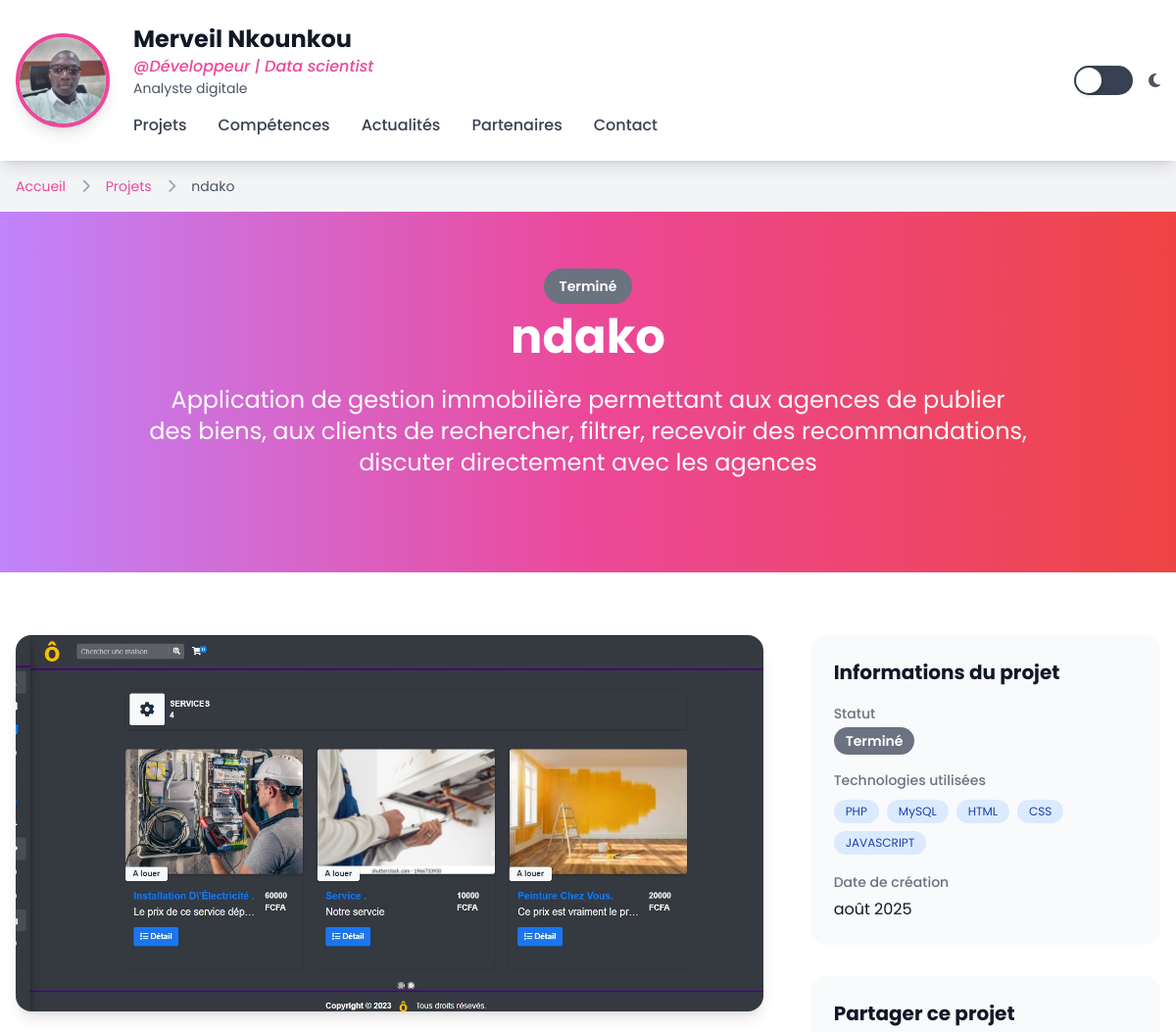
Before: /projet/ndako/ (upper part) with the older database file.
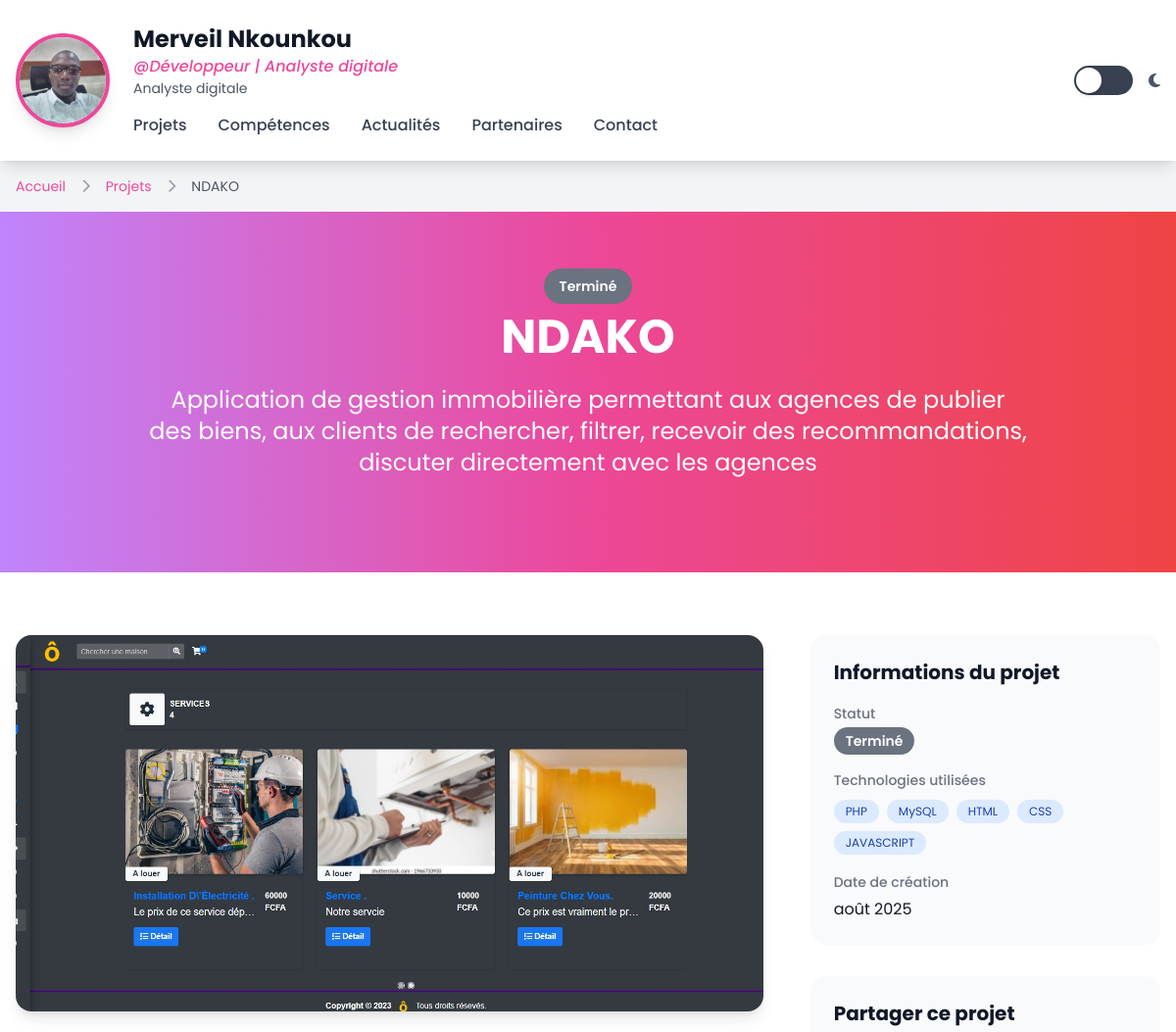
After: the same page with the newer database file.
### portfolio/models.py (models this page shows, shortened)
class Profile(models.Model):
    nom = models.CharField(max_length=100, verbose_name="Nom")
    prenom = models.CharField(max_length=100, verbose_name="Prénom")
    pseudo = models.CharField(max_length=50, unique=True, verbose_name="Pseudo")
    titre_professionnel = models.CharField(max_length=200, verbose_name="Titre professionnel")
    bio = models.TextField(verbose_name="Biographie")
    photo_profil = models.ImageField(
        upload_to='profile/',
        verbose_name="Photo de profil",
        help_text="Recommandé : 400x400px"
    )
    created_at = models.DateTimeField(auto_now_add=True)
    updated_at = models.DateTimeField(auto_now=True)
    class Meta:
        verbose_name = "Profil"
        verbose_name_plural = "Profils"
    @property
    def nom_complet(self):
        return f"{self.prenom} {self.nom}"

class Project(models.Model):
    STATUS_CHOICES = [
        ('en_cours', 'En cours'),
        ('lance', 'Lancé'),
        ('beta', 'Beta'),
        ('termine', 'Terminé'),
        ('pause', 'En pause'),
    ]
    STATUS_COLORS = {
        'en_cours': 'bg-orange-500',
        'lance': 'bg-green-500',
        'beta': 'bg-blue-500',
        'termine': 'bg-gray-500',
        'pause': 'bg-red-500',
    }
    titre = models.CharField(max_length=200, verbose_name="Titre du projet")
    description_courte = models.TextField(
        max_length=300,
        verbose_name="Description courte",
        help_text="Résumé en 300 caractères max"
    )
    description_detaillee = models.TextField(
        verbose_name="Description détaillée",
        help_text="Description complète pour la page détail"
    )
    image = models.ImageField(
        upload_to='projects/',
        verbose_name="Image du projet",
        help_text="Recommandé : 800x600px"
    )
    statut = models.CharField(
        max_length=20,
        choices=STATUS_CHOICES,
        default='en_cours',
        verbose_name="Statut"
    )
    technologies = models.JSONField(
        default=list,
        verbose_name="Technologies utilisées",
        help_text="Ex: [\"React\", \"Django\", \"PostgreSQL\"]"
    )
    slug = models.SlugField(unique=True, blank=True)
    ordre_affichage = models.IntegerField(default=0, verbose_name="Ordre d'affichage")
    featured = models.BooleanField(default=False, verbose_name="Projet mis en avant")
    url_demo = models.URLField(blank=True, null=True, verbose_name="URL de démo")
    url_github = models.URLField(blank=True, null=True, verbose_name="URL GitHub")
    created_at = models.DateTimeField(auto_now_add=True)
    updated_at = models.DateTimeField(auto_now=True)
    class Meta:
        verbose_name = "Projet"
        verbose_name_plural = "Projets"
        ordering = ['ordre_affichage', '-created_at']
    @property
    def status_color(self):
        return self.STATUS_COLORS.get(self.statut, 'bg-gray-500')
    def get_absolute_url(self):
        from django.urls import reverse
        return reverse('portfolio:projet_detail', kwargs={'slug': self.slug})

### portfolio/views.py (the view)
# urls.py: path('projet/<slug:slug>/', views.projet_detail, name='projet_detail'),
def projet_detail(request, slug):
    projet = get_object_or_404(Project, slug=slug)
    projets_similaires = Project.objects.filter(
        featured=True
    ).exclude(id=projet.id).order_by('ordre_affichage')[:3]
    context = {
        'projet': projet,
        'projets_similaires': projets_similaires,
        'profile': Profile.objects.first(),
    }
    return render(request, 'portfolio/projet_detail.html', context)

### templates/portfolio/projet_detail.html (shortened to what this page needs)
{% extends 'base.html' %}
{% load static %}
{% block content %}
    <nav class="bg-gray-100 dark:bg-gray-800 py-4">
        <div class="max-w-7xl mx-auto px-4">
            <ol class="flex items-center space-x-2 text-sm">
                <li><a href="{% url 'portfolio:index' %}" class="text-pink-500 hover:text-pink-700">Accueil</a></li>
                <li><i class="fas fa-chevron-right text-gray-400 mx-2"></i></li>
                <li><a href="{% url 'portfolio:index' %}#projets" class="text-pink-500 hover:text-pink-700">Projets</a></li>
                <li><i class="fas fa-chevron-right text-gray-400 mx-2"></i></li>
                <li class="text-gray-600 dark:text-gray-300">{{ projet.titre }}</li>
            </ol>
        </div>
    </nav>
    <section class="py-16 bg-gradient-to-r from-purple-400 via-pink-500 to-red-500 text-white">
        <div class="max-w-7xl mx-auto px-4">
            <div class="text-center animate-fade-in-up">
                <div class="mb-4">
                    <span class="{{ projet.status_color }} text-white px-4 py-2 rounded-full text-sm font-semibold">
                        {{ projet.get_statut_display }}
                    </span>
                </div>
                <h1 class="text-4xl md:text-5xl font-bold mb-6">{{ projet.titre }}</h1>
                <p class="text-xl md:text-2xl leading-relaxed max-w-4xl mx-auto">
                    {{ projet.description_courte }}
                </p>
            </div>
        </div>
    </section>
    <section class="py-16 bg-white dark:bg-gray-800">
        <div class="max-w-7xl mx-auto px-4">
            <div class="grid grid-cols-1 lg:grid-cols-3 gap-12">
                <div class="lg:col-span-2">
                    <div class="mb-8">
                        <img src="{{ projet.image.url }}" alt="{{ projet.titre }}"
                             class="w-full h-96 object-cover rounded-2xl shadow-lg">
                    </div>
                </div>
                <div class="lg:col-span-1">
                    <div class="bg-gray-50 dark:bg-gray-700 rounded-2xl p-6 mb-8">
                        <h3 class="text-xl font-bold mb-4 text-gray-900 dark:text-white">Informations du projet</h3>
                        <div class="space-y-4">
                            <div>
                                <span class="text-sm font-medium text-gray-500 dark:text-gray-400">Statut</span>
                                <div class="mt-1">
                                    <span class="{{ projet.status_color }} text-white px-3 py-1 rounded-full text-sm font-semibold">
                                        {{ projet.get_statut_display }}
                                    </span>
                                </div>
                            </div>
                            {% if projet.technologies %}
                            <div>
                                <span class="text-sm font-medium text-gray-500 dark:text-gray-400">Technologies utilisées</span>
                                <div class="mt-2 flex flex-wrap gap-2">
                                    {% for tech in projet.technologies %}
                                    <span class="bg-blue-100 dark:bg-blue-900 text-blue-800 dark:text-blue-200 text-xs px-3 py-1 rounded-full">
                                        {{ tech }}
                                    </span>
                                    {% endfor %}
                                </div>
                            </div>
                            {% endif %}
                            <div>
                                <span class="text-sm font-medium text-gray-500 dark:text-gray-400">Date de création</span>
                                <p class="mt-1 text-gray-900 dark:text-white">{{ projet.created_at|date:"F Y" }}</p>
                            </div>
                        </div>
                    </div>
                    <div class="bg-gray-50 dark:bg-gray-700 rounded-2xl p-6">
                        <h3 class="text-xl font-bold mb-4 text-gray-900 dark:text-white">Partager ce projet</h3>
                    </div>
                </div>
            </div>
        </div>
    </section>
{% endblock %}

### templates/base.html (shortened to what this page needs)
<!DOCTYPE html>
<html lang="fr">
<head>
    <meta property="og:image" content="{% block og_image %}{% load static %}{% static 'img/og-image.jpg' %}{% endblock %}">
    <meta property="twitter:image" content="{% block twitter_image %}{% load static %}{% static 'img/twitter-image.jpg' %}{% endblock %}">
    {% load static %}
    <script src="https://cdn.tailwindcss.com"></script>
    <link rel="stylesheet" href="https://cdnjs.cloudflare.com/ajax/libs/font-awesome/6.4.0/css/all.min.css">
    <link rel="stylesheet" href="https://cdn.jsdelivr.net/npm/swiper@10/swiper-bundle.min.css" />
</head>
<body class="bg-gray-50 text-gray-900 transition-all duration-300" id="body">
    <header class="bg-white shadow-lg sticky top-0 z-50 transition-all duration-300" id="header">
        <div class="max-w-7xl mx-auto px-4 py-6">
            <div class="flex items-center justify-between">
                <div class="flex items-center space-x-6">
                    {% if profile %}
                    <img src="{{ profile.photo_profil.url }}" alt="{{ profile.nom_complet }}" class="w-20 h-20 md:w-24 md:h-24 rounded-full border-4 border-pink-500 object-cover shadow-lg">
                    <div class="hidden md:block">
                        <h1 class="text-2xl font-bold text-gray-900">{{ profile.nom_complet }}</h1>
                        <p class="text-pink-500 font-medium italic">@{{ profile.pseudo }}</p>
                        <p class="text-gray-600 text-sm">{{ profile.titre_professionnel }}</p>
                        <nav class="hidden lg:block mt-4">
                            <ul class="flex space-x-8">
                                <li><a href="#projets" class="text-gray-700 hover:text-pink-500 font-medium transition-colors">Projets</a></li>
                                <li><a href="#skills" class="text-gray-700 hover:text-pink-500 font-medium transition-colors">Compétences</a></li>
                                <li><a href="#news" class="text-gray-700 hover:text-pink-500 font-medium transition-colors">Actualités</a></li>
                                <li><a href="#partners" class="text-gray-700 hover:text-pink-500 font-medium transition-colors">Partenaires</a></li>
                                <li><a href="#contact" class="text-gray-700 hover:text-pink-500 font-medium transition-colors">Contact</a></li>
                            </ul>
                        </nav>
                    </div>
                    {% endif %}
                </div>
                <div class="flex items-center space-x-4">
                    <div class="toggle-switch" id="themeToggle">
                        <div class="toggle-thumb"></div>
                    </div>
                    <i class="fas fa-moon text-gray-600" id="themeIcon"></i>
                </div>
            </div>
        </div>
    </header>
    <main>
        {% block content %}{% endblock %}
    </main>
</body>
</html>

Changed rows visible on the page:
changed Profile "Merveil Nkounkou": pseudo "Développeur | Data scientist" → "Développeur | Analyste digitale"
changed Project "Terminé": titre "ndako" → "NDAKO"
